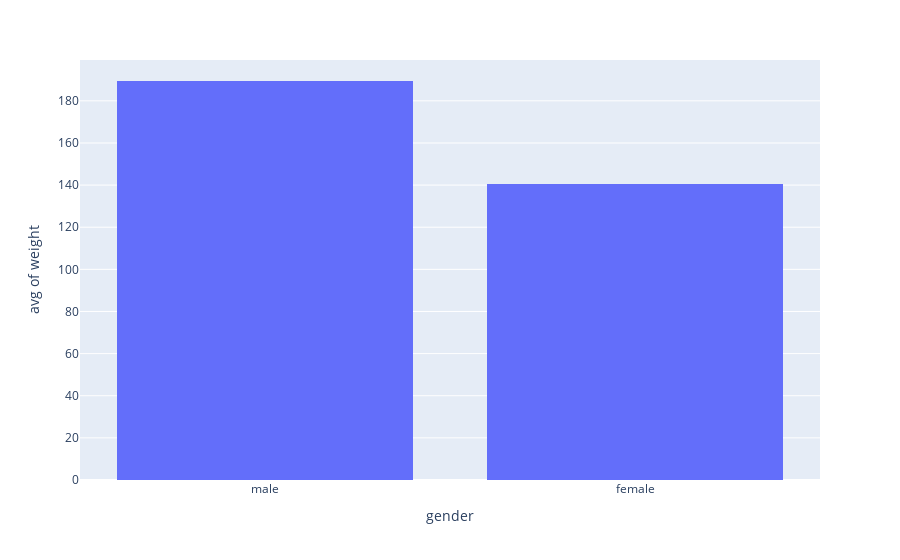

Notebook source saved alongside this figure:
### Code cell
import plotly.express as px

df1 = df[['weight','gender']]
fig = px.histogram(df1, x="gender",y="weight",  histfunc='avg')
fig.show()

### Figure 1 — Plotly figure (JSON) as saved in the notebook; plotly's stock layout.template omitted (floating-point values rounded to 4 significant figures; data arrays with more than 128 entries replaced by an {"elided": "..."} marker saying what was removed)
{"data": [{"alignmentgroup": "True", "bingroup": "x", "histfunc": "avg", "hovertemplate": "gender=%{x}<br>avg of weight=%{y}<extra></extra>", "legendgroup": "", "marker": {"color": "#636efa", "pattern": {"shape": ""}}, "name": "", "offsetgroup": "", "orientation": "v", "showlegend": false, "x": {"elided": "991 str values"}, "xaxis": "x", "y": {"elided": "991 int values"}, "yaxis": "y", "type": "histogram"}], "layout": {"xaxis": {"anchor": "y", "domain": [0.0, 1.0], "title": {"text": "gender"}}, "yaxis": {"anchor": "x", "domain": [0.0, 1.0], "title": {"text": "avg of weight"}}, "legend": {"tracegroupgap": 0}, "margin": {"t": 60}, "barmode": "relative"}}
